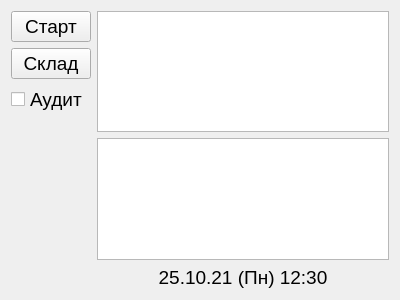
<?xml version="1.0" encoding="UTF-8"?>
<ui version="4.0">
 <class>MainWindow</class>
 <widget class="QMainWindow" name="MainWindow">
  <property name="geometry">
   <rect>
    <x>0</x>
    <y>0</y>
    <width>400</width>
    <height>300</height>
   </rect>
  </property>
  <property name="font">
   <font>
    <pointsize>14</pointsize>
   </font>
  </property>
  <property name="windowTitle">
   <string>Панель управления</string>
  </property>
  <widget class="QWidget" name="centralWidget">
   <layout class="QHBoxLayout" name="horizontalLayout">
    <item>
     <layout class="QVBoxLayout" name="verticalLayout_2">
      <item>
       <widget class="QPushButton" name="pb_start">
        <property name="font">
         <font>
          <pointsize>14</pointsize>
         </font>
        </property>
        <property name="text">
         <string>Старт</string>
        </property>
       </widget>
      </item>
      <item>
       <widget class="QPushButton" name="pb_store">
        <property name="font">
         <font>
          <pointsize>14</pointsize>
         </font>
        </property>
        <property name="text">
         <string>Склад</string>
        </property>
       </widget>
      </item>
      <item>
       <widget class="QCheckBox" name="cb_Audit">
        <property name="text">
         <string>Аудит</string>
        </property>
       </widget>
      </item>
      <item>
       <spacer name="verticalSpacer">
        <property name="font">
         <font>
          <pointsize>14</pointsize>
         </font>
        </property>
        <property name="orientation">
         <enum>Qt::Vertical</enum>
        </property>
        <property name="sizeHint" stdset="0">
         <size>
          <width>20</width>
          <height>40</height>
         </size>
        </property>
       </spacer>
      </item>
     </layout>
    </item>
    <item>
     <layout class="QVBoxLayout" name="verticalLayout">
      <item>
       <widget class="QTableWidget" name="tb_store">
        <property name="font">
         <font>
          <pointsize>14</pointsize>
         </font>
        </property>
        <attribute name="horizontalHeaderVisible">
         <bool>false</bool>
        </attribute>
        <attribute name="verticalHeaderVisible">
         <bool>false</bool>
        </attribute>
       </widget>
      </item>
      <item>
       <widget class="QTextEdit" name="te_log">
        <property name="font">
         <font>
          <pointsize>14</pointsize>
         </font>
        </property>
       </widget>
      </item>
      <item>
       <widget class="QLabel" name="lb_time">
        <property name="font">
         <font>
          <pointsize>14</pointsize>
         </font>
        </property>
        <property name="text">
         <string>25.10.21 (Пн) 12:30</string>
        </property>
        <property name="alignment">
         <set>Qt::AlignCenter</set>
        </property>
       </widget>
      </item>
     </layout>
    </item>
   </layout>
  </widget>
 </widget>
 <layoutdefault spacing="6" margin="11"/>
 <resources/>
 <connections/>
</ui>
